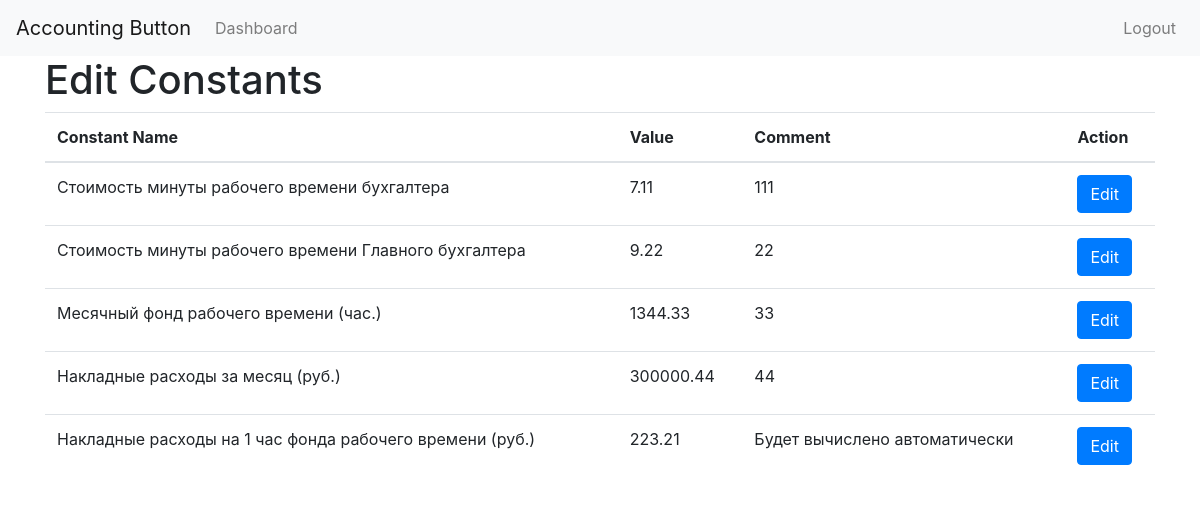
The app's page /constants/ (signed in), older data.
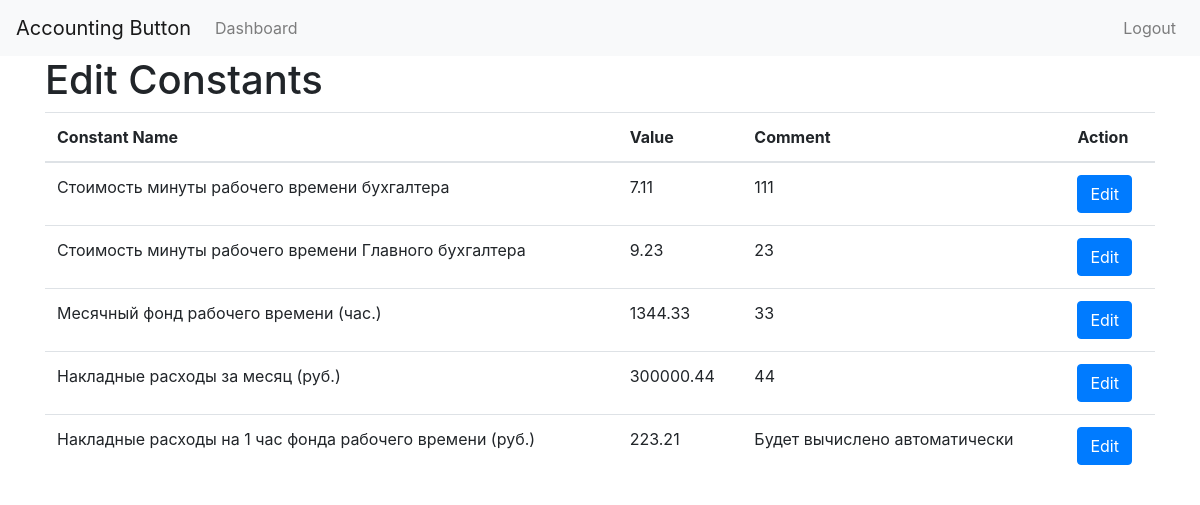
The same page, newer data.
### Accounting_button/models.py (models this page shows, shortened)
class Constant(models.Model):
    name = models.CharField(max_length=150, unique=True)  # Наименование
    value = models.DecimalField(max_digits=10, decimal_places=2)  # Значение
    comment = models.TextField(blank=True)  # Комментарий

### Accounting_button/views.py (the view)
# urls.py: path('constants/', views.constant_list, name='constant_list'),  # Новый путь для редактирования констант
@login_required
def constant_list(request):
    if request.method == 'POST' and 'constant_id' in request.POST:
        constant_id = request.POST.get('constant_id')
        constant = Constant.objects.get(id=constant_id)
        form_constant = ConstantForm(request.POST, instance=constant)
        if form_constant.is_valid():
            form_constant.save()
            return redirect('constant_list')
    else:
        constants = Constant.objects.all()
        constants_forms = [(constant, ConstantForm(instance=constant)) for constant in constants]
    return render(request, 'Accounting_button/constant_list.html', {
        'constants_forms': constants_forms,
        'user': request.user,
    })

### Accounting_button/templates/Accounting_button/constant_list.html (shortened to what this page needs)
{% extends "Accounting_button/base.html" %}
{% block content %}
<h1>Edit Constants</h1>
<table class="table">
    <thead>
        <tr>
            <th>Constant Name</th>
            <th>Value</th>
            <th>Comment</th>
            <th>Action</th>
        </tr>
    </thead>
    <tbody>
        {% for constant, form in constants_forms %}
        <tr>
            <td>{{ constant.name }}</td>
            <td>{{ form.value.value }}</td>
            <td>{{ form.comment.value }}</td>
            <td>
                <a href="{% url 'constant_edit' constant.id %}" class="btn btn-primary">Edit</a>
            </td>
        </tr>
        {% endfor %}
    </tbody>
</table>
{% endblock %}

Row changes from the older to the newer data that the page shows:
changed Constant "Стоимость минуты рабочего времени Главного бухгалтера": value.value "9.22" → "9.23"; comment.value "22" → "23"
